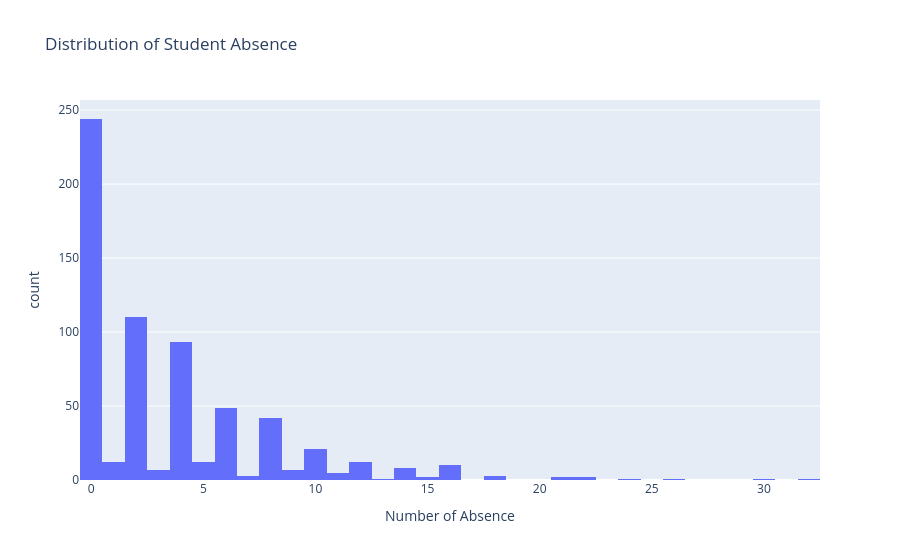
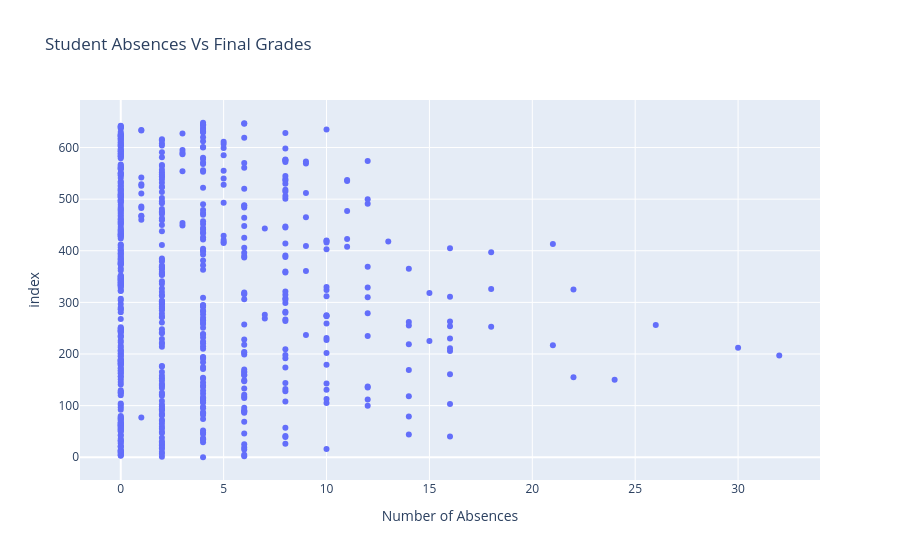

Notebook code cell kept with these figures, in order:
### Markdown cell above
## Absence and final grades

### Code cell
fig = px.histogram(
    df,
    x="absences",
    title="Distribution of Student Absence",
    labels={
        "absences": "Number of Absence",
        "count": "Number of Students"
    }
)
fig.show()
fig = px.scatter(
    df,
    x="absences",
    title="Student Absences Vs Final Grades",
    labels={
        "absences": "Number of Absences",
        "G3": "Final Grade",
    }
)
fig.show()
df[["absences", "G3"]].corr()

### Figure 1 — Plotly figure (JSON) as saved in the notebook; plotly's stock layout.template omitted (floating-point values rounded to 4 significant figures; data arrays with more than 128 entries replaced by an {"elided": "..."} marker saying what was removed)
{"data": [{"bingroup": "x", "hovertemplate": "Number of Absence=%{x}<br>count=%{y}<extra></extra>", "legendgroup": "", "marker": {"color": "#636efa", "pattern": {"shape": ""}}, "name": "", "orientation": "v", "showlegend": false, "type": "histogram", "x": {"elided": "649 int values"}, "xaxis": "x", "yaxis": "y"}], "layout": {"barmode": "relative", "legend": {"tracegroupgap": 0}, "title": {"text": "Distribution of Student Absence"}, "xaxis": {"anchor": "y", "domain": [0, 1], "title": {"text": "Number of Absence"}}, "yaxis": {"anchor": "x", "domain": [0, 1], "title": {"text": "count"}}}}

### Figure 2 — Plotly figure (JSON) as saved in the notebook; plotly's stock layout.template omitted (floating-point values rounded to 4 significant figures; data arrays with more than 128 entries replaced by an {"elided": "..."} marker saying what was removed)
{"data": [{"hovertemplate": "Number of Absences=%{x}<br>index=%{y}<extra></extra>", "legendgroup": "", "marker": {"color": "#636efa", "symbol": "circle"}, "mode": "markers", "name": "", "orientation": "h", "showlegend": false, "type": "scatter", "x": {"elided": "649 int values"}, "xaxis": "x", "y": {"elided": "649 int values"}, "yaxis": "y"}], "layout": {"legend": {"tracegroupgap": 0}, "title": {"text": "Student Absences Vs Final Grades"}, "xaxis": {"anchor": "y", "domain": [0, 1], "title": {"text": "Number of Absences"}}, "yaxis": {"anchor": "x", "domain": [0, 1], "title": {"text": "index"}}}}
